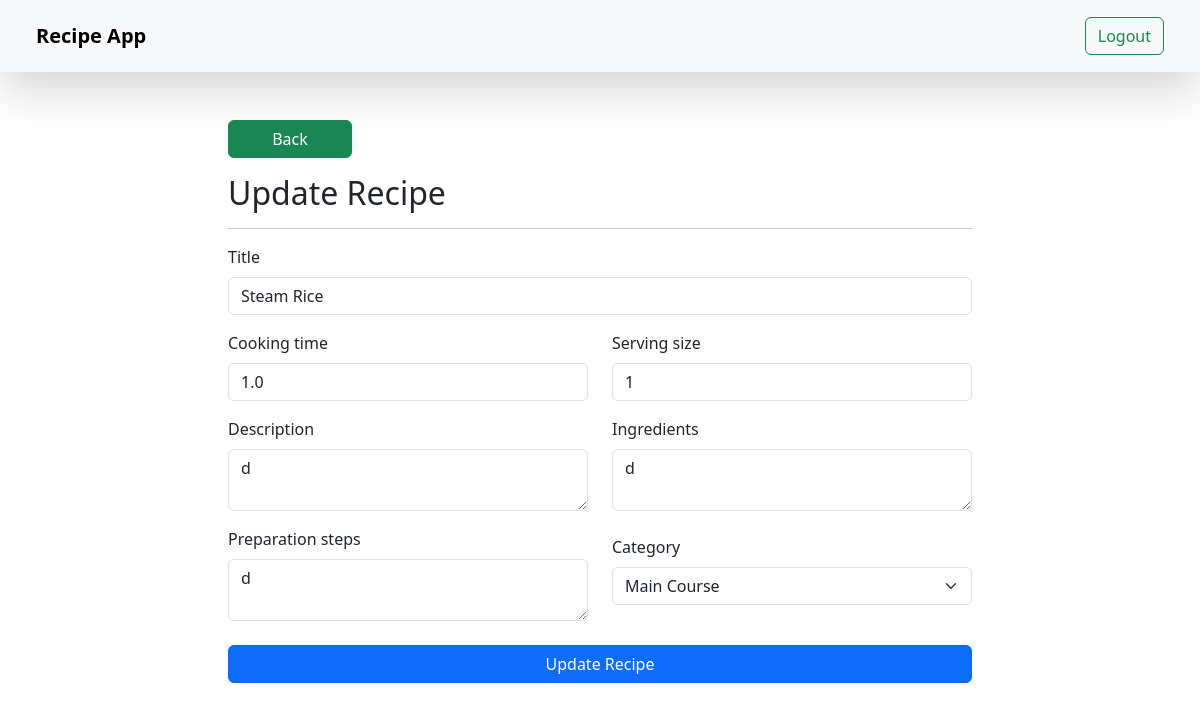
The app's page /update_recipe/9/ (signed in) with its own data.
### RecipeApplication/models.py (models this page shows)
class Recipe(models.Model):
    user = models.ForeignKey(
        User, on_delete=models.SET_NULL, null=True, blank=True)
    title = models.CharField(max_length=200)
    description = models.TextField()
    ingredients = models.TextField()
    preparation_steps = models.TextField()
    cooking_time = models.FloatField(default=0.0)
    serving_size = models.PositiveIntegerField(help_text='Number of servings')
    category = models.SmallIntegerField()

### RecipeApplication/views.py (the view, shortened to what this page needs)
# urls.py: path("update_recipe/<id>/", update_recipe, name='update_recipe'),
@login_required(login_url="/login/")
def update_recipe(request, id):
    queryset = Recipe.objects.get(id=id)
    print('category', queryset.category)
    context = {'recipe': queryset}
    return render(request, 'update_recipe.html', context)

### RecipeApplication/templates/update_recipe.html (shortened to what this page needs)
{% extends "base.html" %}
{% block start %}
<div class="container">
    <form class='col-8 mx-auto' method="post">
        <a href="/recipe_detail/" class="btn btn-success col-2 mb-3">Back</a>
        <h2>Update Recipe</h2>
        <hr>
        <div class="row">
            <div class="col-md-12 mb-3">
                <label for="title" class="form-label">Title</label>
                <input required name="title" type="text" class="form-control" id="title" value="{{recipe.title}}">
            </div>
            <div class="col-md-6 mb-3">
                <label for="cooking_time" class="form-label">Cooking time</label>
                <input required name="cooking_time" type="number" class="form-control" id="cooking_time" value="{{recipe.cooking_time}}">
              </div>
              <div class="col-md-6 mb-3">
                <label for="serving_size" class="form-label">Serving size</label>
                <input required name="serving_size" type="number" class="form-control" id="serving_size"  value="{{recipe.serving_size}}">
              </div>
              <div class="col-md-6 mb-3">
                  <label for="description" class="form-label">Description</label>
                  <textarea required name="description" type="text" class="form-control" id="description" >{{recipe.description}} </textarea>
              </div>
              <div class="col-md-6 mb-3">
                  <label for="ingredients" class="form-label">Ingredients</label>
                  <textarea required name="ingredients" type="text" class="form-control" id="ingredients" >{{recipe.ingredients}}</textarea>
              </div>
              <div class="col-md-6 mb-3">
                  <label for="preparation_steps" class="form-label">Preparation steps</label>
                  <textarea required name="preparation_steps" type="text" class="form-control" id="preparation_steps" >{{recipe.preparation_steps}}</textarea>
                </div>
                <div class="col-md-6 mb-3 mt-2">
                    <label for="category" class="form-label">Category</label>
                    <select name="category" id="category" class="form-select form-select-md mb-3" aria-label="Large select example" required>
                        <option {% if recipe.category == 2 %}selected{% endif %} value="2">Main Course</option>
                      </select>
                </div>
                <div class="col-md-12 mb-3 mt-2">
                    <button type="submit" class="btn btn-primary col-md-12">Update Recipe</button>
                </div>
        </div>
    </form>
</div>
{% endblock%}

### records on screen
Recipe: title "Steam Rice", cooking_time "1.0", serving_size "1", description "d", ingredients "d", preparation_steps "d", category "Main Course"
